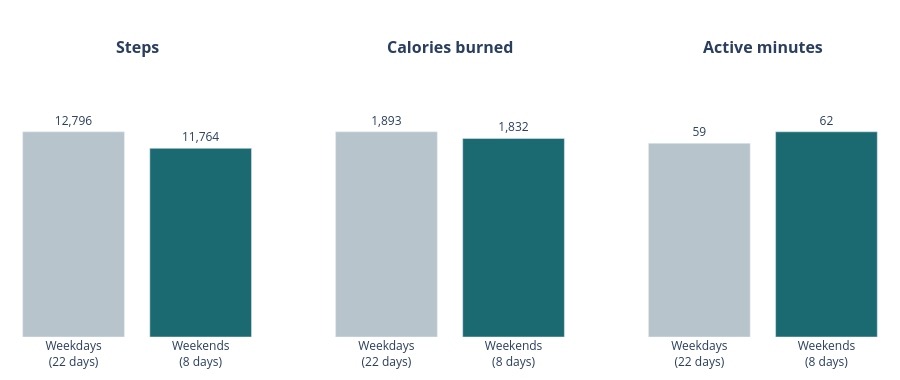

The code cell stored with this chart in its notebook:
### Markdown cell above
### Weekday vs Weekend

### Code cell
display(bi.weekday_weekend_summary(df).round(1))
bi.weekday_weekend_chart(df).show()

### Figure 1 — Plotly figure (JSON) as saved in the notebook; plotly's stock layout.template omitted (floating-point values rounded to 4 significant figures)
{"data": [{"hoverinfo": "skip", "marker": {"color": ["#b8c4cc", "#1b6a72"]}, "text": ["12,796", "11,764"], "textposition": "outside", "type": "bar", "x": ["Weekdays<br>(22 days)", "Weekends<br>(8 days)"], "xaxis": "x", "y": [12800.0, 11760.0], "yaxis": "y"}, {"hoverinfo": "skip", "marker": {"color": ["#b8c4cc", "#1b6a72"]}, "text": ["1,893", "1,832"], "textposition": "outside", "type": "bar", "x": ["Weekdays<br>(22 days)", "Weekends<br>(8 days)"], "xaxis": "x2", "y": [1893.0, 1832], "yaxis": "y2"}, {"hoverinfo": "skip", "marker": {"color": ["#b8c4cc", "#1b6a72"]}, "text": ["59", "62"], "textposition": "outside", "type": "bar", "x": ["Weekdays<br>(22 days)", "Weekends<br>(8 days)"], "xaxis": "x3", "y": [58.86, 62.38], "yaxis": "y3"}], "layout": {"annotations": [{"font": {"size": 16}, "showarrow": false, "text": "<b>Steps</b>", "x": 0.1444, "xanchor": "center", "xref": "paper", "y": 1, "yanchor": "bottom", "yref": "paper"}, {"font": {"size": 16}, "showarrow": false, "text": "<b>Calories burned</b>", "x": 0.5, "xanchor": "center", "xref": "paper", "y": 1, "yanchor": "bottom", "yref": "paper"}, {"font": {"size": 16}, "showarrow": false, "text": "<b>Active minutes</b>", "x": 0.8556, "xanchor": "center", "xref": "paper", "y": 1, "yanchor": "bottom", "yref": "paper"}], "height": 380, "margin": {"b": 20, "l": 10, "r": 10, "t": 60}, "plot_bgcolor": "rgba(0,0,0,0)", "showlegend": false, "xaxis": {"anchor": "y", "domain": [0, 0.2889]}, "xaxis2": {"anchor": "y2", "domain": [0.3556, 0.6444]}, "xaxis3": {"anchor": "y3", "domain": [0.7111, 1]}, "yaxis": {"anchor": "x", "domain": [0, 1], "range": [0, 17270.0], "visible": false}, "yaxis2": {"anchor": "x2", "domain": [0, 1], "range": [0, 2556.0], "visible": false}, "yaxis3": {"anchor": "x3", "domain": [0, 1], "range": [0, 84.21], "visible": false}}}
